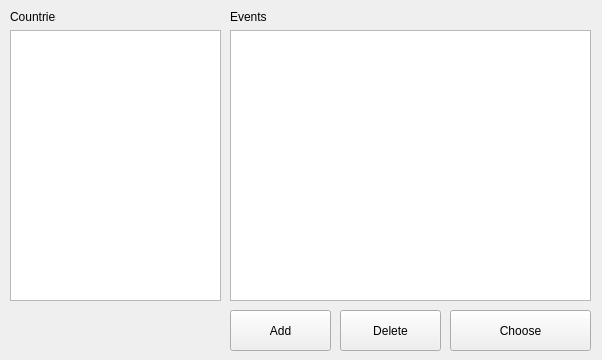
<?xml version="1.0" encoding="UTF-8"?>
<ui version="4.0">
 <class>Form</class>
 <widget class="QWidget" name="Form">
  <property name="geometry">
   <rect>
    <x>0</x>
    <y>0</y>
    <width>602</width>
    <height>360</height>
   </rect>
  </property>
  <property name="windowTitle">
   <string>Form</string>
  </property>
  <widget class="QListWidget" name="lstCountries">
   <property name="geometry">
    <rect>
     <x>10</x>
     <y>30</y>
     <width>211</width>
     <height>271</height>
    </rect>
   </property>
  </widget>
  <widget class="QPushButton" name="btnAdd">
   <property name="geometry">
    <rect>
     <x>230</x>
     <y>310</y>
     <width>101</width>
     <height>41</height>
    </rect>
   </property>
   <property name="text">
    <string>Add</string>
   </property>
  </widget>
  <widget class="QPushButton" name="btnDelete">
   <property name="geometry">
    <rect>
     <x>340</x>
     <y>310</y>
     <width>101</width>
     <height>41</height>
    </rect>
   </property>
   <property name="text">
    <string>Delete</string>
   </property>
  </widget>
  <widget class="QPushButton" name="btnChoose">
   <property name="geometry">
    <rect>
     <x>450</x>
     <y>310</y>
     <width>141</width>
     <height>41</height>
    </rect>
   </property>
   <property name="text">
    <string>Choose</string>
   </property>
  </widget>
  <widget class="QListWidget" name="lstEvent">
   <property name="geometry">
    <rect>
     <x>230</x>
     <y>30</y>
     <width>361</width>
     <height>271</height>
    </rect>
   </property>
  </widget>
  <widget class="QLabel" name="lblCountries">
   <property name="geometry">
    <rect>
     <x>10</x>
     <y>10</y>
     <width>46</width>
     <height>13</height>
    </rect>
   </property>
   <property name="text">
    <string>Countries</string>
   </property>
  </widget>
  <widget class="QLabel" name="eEvents">
   <property name="geometry">
    <rect>
     <x>230</x>
     <y>10</y>
     <width>46</width>
     <height>13</height>
    </rect>
   </property>
   <property name="text">
    <string>Events</string>
   </property>
  </widget>
 </widget>
 <resources/>
 <connections/>
</ui>
